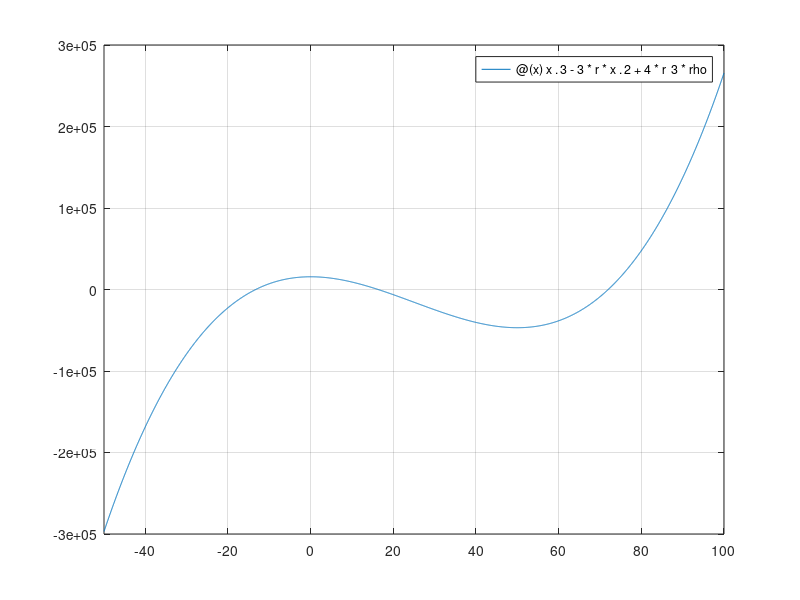
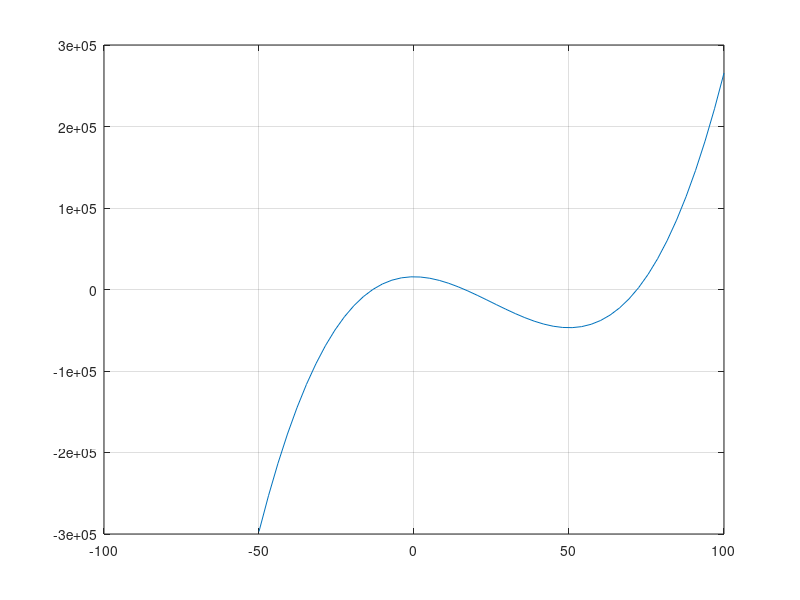

Here is the MATLAB script that generated these plots, in order:
%ECOR 2606 Lecture 3 ball.m
clear
clc
D = 50;
r = D/2;
rho = 0.25;

p = [ 1 (-3 * r) 0 (4 * r ^3 * rho)];

x = roots(p)

f = @(x) x.^3 - 3 * r * x.^2 + 4 * r^3 * rho;

depth = fzero(f, [0 D])

figure (1)
fplot (f, [-D (2 * D)]);
grid on;

figure (2)
x = linspace (-D, 2 * D, 50);
y = polyval (p, x);
plot (x, y);
grid on;




